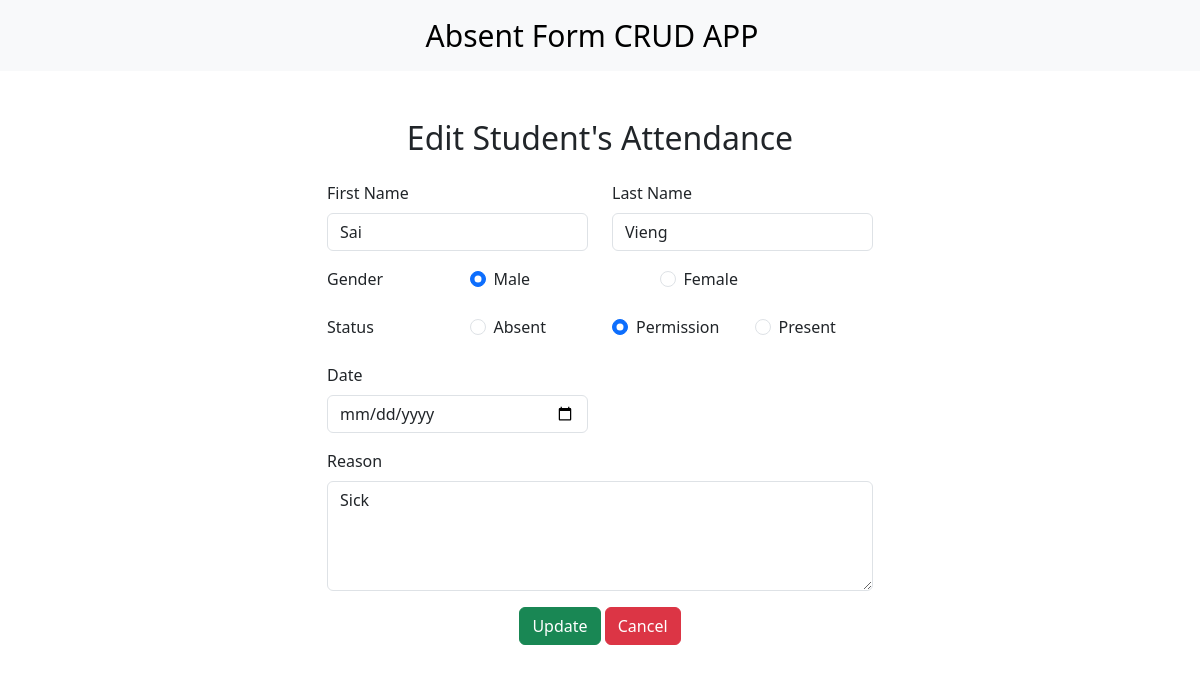
The app's page /edit.php?id=4 with its own data.
### tables this page shows
CREATE TABLE IF NOT EXISTS `crud` (
  `id` int NOT NULL AUTO_INCREMENT,
  `lastname` varchar(255) DEFAULT NULL,
  `firstname` varchar(255) DEFAULT NULL,
  `gender` varchar(255) DEFAULT NULL,
  `status` varchar(255) DEFAULT NULL,
  `reason` text,
  `date` datetime DEFAULT NULL,
  PRIMARY KEY (`id`)
);

### edit.php (the view, shortened to what this page needs)
<?php
include "db_conn.php";
?>
<!DOCTYPE html>
<html lang="en">
<head>
    <link rel="stylesheet" href="https://cdn.jsdelivr.net/npm/bootstrap@5.3.2/dist/css/bootstrap.min.css">
    <link rel="stylesheet" href="https://cdnjs.cloudflare.com/ajax/libs/font-awesome/6.5.1/css/all.min.css" />
</head>
<body>
    <header>
        <?php include('navbar.php'); ?>
    </header>
    <div class="container mt-5 justify-content-center align-items-center">
        <h2 class="text-center mb-4">Edit Student's Attendance</h2>
        <?php
        $id = $_GET['id'];
        $sql = "SELECT * FROM crud WHERE id = $id LIMIT 1";
        $result = mysqli_query($conn, $sql);
        $row = mysqli_fetch_assoc($result);
        ?>
        <div class="row justify-content-center">
            <div class="col-6">
                <form action="" method="post">
                    <div class="mb-3">
                        <div class="row">
                            <div class="col-6">
                                <label for="" class="form-label">First Name</label>
                                <input type="text" class="form-control" id="" name="firstname" value="<?php echo $row['firstname'] ?>">
                            </div>
                            <div class="col-6">
                                <label for="" class="form-label">Last Name</label>
                                <input type="text" class="form-control" id="" name="lastname" value="<?php echo $row['lastname'] ?>">
                            </div>
                        </div>
                    </div>
                    <div class="mb-3">
                        <div class="row">
                            <div class="col-3"><label class="form-label">Gender</label></div>
                            <div class="col-4">
                                <div class="form-check">
                                    <input class="form-check-input" type="radio" name="gender" id="male" value="Male" <?php echo ($row['gender'] == 'Male') ? 'checked' : ''; ?>>
                                    <label class="form-check-label" for="male">
                                        Male
                                    </label>
                                </div>
                            </div>
                            <div class="col-4">
                                <div class="form-check">
                                    <input class="form-check-input" type="radio" name="gender" id="female" value="Female" <?php echo ($row['gender'] == 'Female') ? 'checked' : ''; ?>>
                                    <label class="form-check-label" for="female">
                                        Female
                                    </label>
                                </div>
                            </div>
                        </div>
                    </div>
                    <div class="mb-3">
                        <div class="row">
                            <div class="col-3"><label class="form-label">Status</label></div>
                            <div class="col-3">
                                <div class="form-check">
                                    <input class="form-check-input" type="radio" name="status" id="absent" value="A" <?php echo ($row['status'] == 'A') ? 'checked' : ''; ?>>
                                    <label class="form-check-label" for="absent">Absent</label>
                                </div>
                            </div>
                            <div class="col-3">
                                <div class="form-check">
                                    <input class="form-check-input" type="radio" name="status" id="permission" value="P" <?php echo ($row['status'] == 'P') ? 'checked' : ''; ?>>
                                    <label class="form-check-label" for="permission">Permission</label>
                                </div>
                            </div>
                            <div class="col-3">
                                <div class="form-check">
                                    <input class="form-check-input" type="radio" name="status" id="present" value="✓" <?php echo ($row['status'] == '✓') ? 'checked' : ''; ?>>
                                    <label class="form-check-label" for="present">Present</label>
                                </div>
                            </div>
                        </div>
                    </div>
                    <div class="mb-3">
                        <div class="row">
                            <div class="col-6">
                                <label for="" class="form-label">Date</label>
                                <input type="date" class="form-control" id="date" name="date" value="<?php echo $row['date'] ?>">
                            </div>
                        </div>
                    </div>
                    <div class="mb-3">
                        <label for="" class="form-label">Reason</label>
                        <textarea class="form-control" id="" name="reason" rows="4"><?php echo $row['reason'] ?></textarea>
                    </div>
                    <div class="text-center">
                        <button type="submit" class="btn btn-success" name="submit">Update</button>
                        <a href="index.php" type="button" class="btn btn-danger">Cancel</a>
                    </div>
                </form>
            </div>
        </div>
    </div>
</body>
</html>

### records on screen
crud: firstname "Sai", lastname "Vieng", gender "☑ Male", gender "☐ Female", status "☐ Absent", status "☑ Permission", status "☐ Present", reason "Sick"
